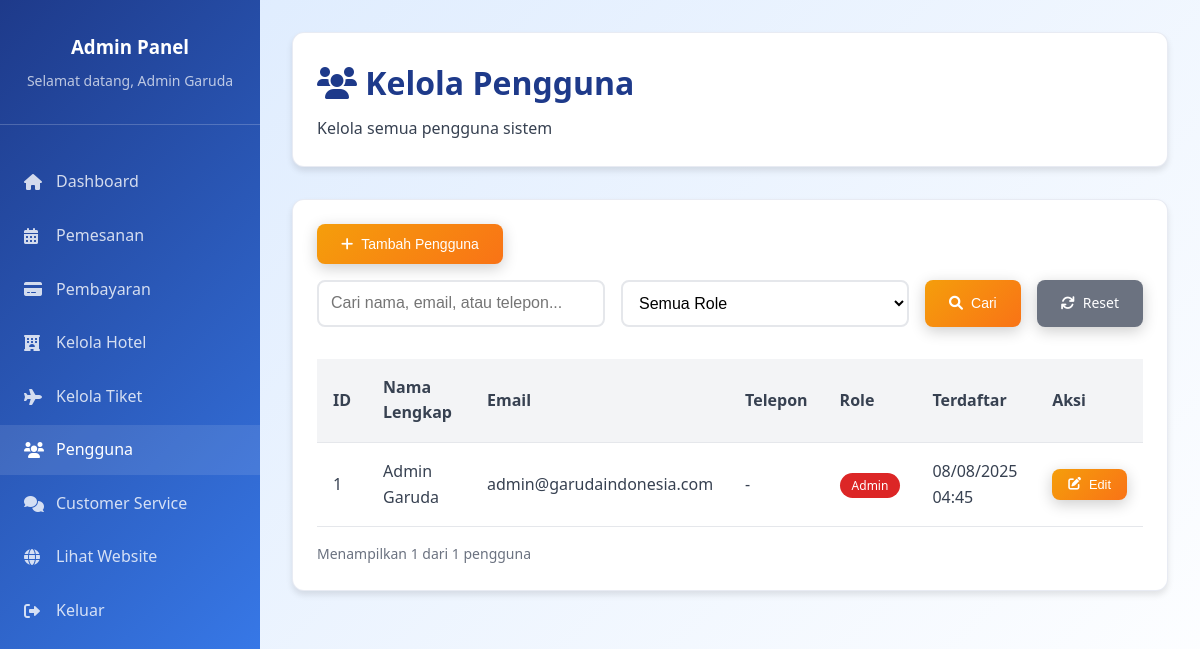
The page /admin/users.php (signed in) on the database its author committed.
### tables this page shows
CREATE TABLE users (
    id INT AUTO_INCREMENT PRIMARY KEY,
    email VARCHAR(100) UNIQUE NOT NULL,
    password VARCHAR(255) NOT NULL,
    full_name VARCHAR(100) NOT NULL,
    phone VARCHAR(20),
    role ENUM('admin', 'user') DEFAULT 'user',
    created_at TIMESTAMP DEFAULT CURRENT_TIMESTAMP,
    updated_at TIMESTAMP DEFAULT CURRENT_TIMESTAMP ON UPDATE CURRENT_TIMESTAMP
);

### includes/config.php (called while the page is built, shortened)
<?php
try {
    $pdo = new PDO("mysql:host=" . DB_HOST . ";dbname=" . DB_NAME, DB_USER, DB_PASS);
    $pdo->setAttribute(PDO::ATTR_ERRMODE, PDO::ERRMODE_EXCEPTION);
    $pdo->setAttribute(PDO::ATTR_DEFAULT_FETCH_MODE, PDO::FETCH_ASSOC);
    $pdo->setAttribute(PDO::MYSQL_ATTR_USE_BUFFERED_QUERY, true);
} catch(PDOException $e) {
    die("Connection failed: " . $e->getMessage());
}
function isLoggedIn() {
    return isset($_SESSION['user_id']);
}
function getUserData() {
    global $pdo;
    $stmt = $pdo->prepare("SELECT * FROM users WHERE id = ?");
    $stmt->execute([$_SESSION['user_id']]);
    return $stmt->fetch();
}
?>

### admin/users.php (the view, shortened to what this page needs)
<?php
require_once '../includes/config.php';
$admin = getUserData();
$search = $_GET['search'] ?? '';
$page = (int)($_GET['page'] ?? 1);
$limit = 10;
$offset = ($page - 1) * $limit;
$limit = (int)$limit;
$offset = (int)$offset;
$query = "SELECT * FROM users WHERE 1=1";
$params = [];
$query .= " ORDER BY created_at DESC LIMIT $limit OFFSET $offset";
$stmt = $pdo->prepare($query);
$stmt->execute($params);
$users = $stmt->fetchAll();
$count_query = "SELECT COUNT(*) FROM users WHERE 1=1";
$count_params = [];
$count_stmt = $pdo->prepare($count_query);
$count_stmt->execute($count_params);
$total_users = $count_stmt->fetchColumn();
?>
<!DOCTYPE html>
<html lang="id">
<head>
    <link rel="stylesheet" href="../css/style.css">
    <link rel="stylesheet" href="https://cdnjs.cloudflare.com/ajax/libs/font-awesome/6.0.0/css/all.min.css">
</head>
<body>
    <div class="admin-sidebar">
        <div class="admin-logo">
            <h3 style="color: var(--white); margin: 0;">Admin Panel</h3>
            <p style="color: rgba(255,255,255,0.7); font-size: 0.875rem; margin: 0.5rem 0 0;">
                Selamat datang, <?php echo htmlspecialchars($admin['full_name']); ?>
            </p>
        </div>
        <ul class="admin-nav">
            <li><a href="dashboard.php"><i class="fas fa-home"></i> Dashboard</a></li>
            <li><a href="bookings.php"><i class="fas fa-calendar-alt"></i> Pemesanan</a></li>
            <li><a href="payments.php"><i class="fas fa-credit-card"></i> Pembayaran</a></li>
            <li><a href="hotels.php"><i class="fas fa-hotel"></i> Kelola Hotel</a></li>
            <li><a href="tickets.php"><i class="fas fa-plane"></i> Kelola Tiket</a></li>
            <li><a href="users.php" class="active"><i class="fas fa-users"></i> Pengguna</a></li>
            <li><a href="chats.php"><i class="fas fa-comments"></i> Customer Service</a></li>
            <li><a href="../index.php"><i class="fas fa-globe"></i> Lihat Website</a></li>
            <li><a href="../logout.php"><i class="fas fa-sign-out-alt"></i> Keluar</a></li>
        </ul>
    </div>
    <div class="admin-main">
        <div class="card">
            <h1 style="color: var(--primary-blue); margin-bottom: 0.5rem;">
                <i class="fas fa-users"></i> Kelola Pengguna
            </h1>
            <p style="color: var(--dark-gray); margin: 0;">
                Kelola semua pengguna sistem
            </p>
        </div>
        <div class="card">
            <div style="display: flex; justify-content: between; align-items: center; margin-bottom: 1rem;">
                <button class="btn btn-primary" onclick="openModal('addModal')">
                    <i class="fas fa-plus"></i> Tambah Pengguna
                </button>
            </div>
            <form method="GET" class="search-filters">
                <input type="text" name="search" class="form-input" placeholder="Cari nama, email, atau telepon..."
                       value="<?php echo htmlspecialchars($search); ?>">
                <select name="role" class="form-select">
                    <option value="">Semua Role</option>
                </select>
                <button type="submit" class="btn btn-primary">
                    <i class="fas fa-search"></i> Cari
                </button>
                <a href="users.php" class="btn" style="background-color: var(--medium-gray); color: var(--white);">
                    <i class="fas fa-refresh"></i> Reset
                </a>
            </form>
            <div class="table-responsive">
                <table class="table">
                    <thead>
                        <tr>
                            <th>ID</th>
                            <th>Nama Lengkap</th>
                            <th>Email</th>
                            <th>Telepon</th>
                            <th>Role</th>
                            <th>Terdaftar</th>
                            <th>Aksi</th>
                        </tr>
                    </thead>
                    <tbody>
                        <?php if (empty($users)): ?>
                            <tr>
                                <td colspan="7" style="text-align: center; color: var(--medium-gray);">
                                    Tidak ada pengguna ditemukan
                                </td>
                            </tr>
                        <?php else: ?>
                            <?php foreach ($users as $user): ?>
                                <tr>
                                    <td><?php echo $user['id']; ?></td>
                                    <td><?php echo htmlspecialchars($user['full_name']); ?></td>
                                    <td><?php echo htmlspecialchars($user['email']); ?></td>
                                    <td><?php echo htmlspecialchars($user['phone'] ?? '-'); ?></td>
                                    <td>
                                        <span class="badge <?php echo $user['role'] === 'admin' ? 'badge-admin' : 'badge-user'; ?>">
                                            <?php echo ucfirst($user['role']); ?>
                                        </span>
                                    </td>
                                    <td><?php echo date('d/m/Y H:i', strtotime($user['created_at'])); ?></td>
                                    <td>
                                        <button class="btn btn-primary btn-sm" onclick="editUser(<?php echo htmlspecialchars(json_encode($user)); ?>)">
                                            <i class="fas fa-edit"></i> Edit
                                        </button>
                                    </td>
                                </tr>
                            <?php endforeach; ?>
                        <?php endif; ?>
                    </tbody>
                </table>
            </div>
            <p style="color: var(--medium-gray); font-size: 0.875rem; margin-top: 1rem;">
                Menampilkan <?php echo count($users); ?> dari <?php echo $total_users; ?> pengguna
            </p>
        </div>
    </div>
</body>
</html>

### css/style.css (style rules this page uses)
:root { --primary-blue: #1e3a8a; --secondary-blue: #3b82f6; --garuda-teal: #0891b2; --light-blue: #e0f2fe; --gold: #f59e0b; --dark-gray: #1f2937; --light-gray: #f8fafc; --white: #ffffff; --success: #10b981; --danger: #ef4444; --warning: #f59e0b; }
* { margin: 0; padding: 0; box-sizing: border-box; }
body { font-family: 'Segoe UI', Tahoma, Geneva, Verdana, sans-serif; background: linear-gradient(135deg, var(--light-blue) 0%, var(--white) 100%); color: var(--dark-gray); line-height: 1.6; min-height: 100vh; }
.btn { display: inline-block; padding: 12px 30px; border-radius: 25px; text-decoration: none; font-weight: 600; text-align: center; transition: all 0.3s ease; border: none; cursor: pointer; font-size: 1rem; box-shadow: 0 4px 15px rgba(0, 0, 0, 0.2); }
.btn-primary { background: linear-gradient(135deg, var(--gold) 0%, #f97316 100%); color: var(--white); }
.card { background: var(--white); border-radius: 15px; padding: 2rem; box-shadow: 0 10px 30px rgba(0, 0, 0, 0.1); transition: transform 0.3s ease, box-shadow 0.3s ease; border: 1px solid rgba(30, 58, 138, 0.1); }

### admin/users.php (style rules this page uses)
:root { --primary-blue: #1e3a8a; --secondary-blue: #3b82f6; --light-blue: #dbeafe; --dark-gray: #374151; --medium-gray: #6b7280; --light-gray: #f3f4f6; --white: #ffffff; --red: #dc2626; --green: #16a34a; }
* { margin: 0; padding: 0; box-sizing: border-box; }
body { font-family: 'Segoe UI', Tahoma, Geneva, Verdana, sans-serif; background-color: var(--light-gray); display: flex; min-height: 100vh; }
.admin-sidebar { width: 260px; background: linear-gradient(135deg, var(--primary-blue), var(--secondary-blue)); color: var(--white); padding: 2rem 0; position: fixed; height: 100vh; overflow-y: auto; }
.admin-logo { text-align: center; padding: 0 1.5rem 2rem; border-bottom: 1px solid rgba(255,255,255,0.2); margin-bottom: 2rem; }
.admin-nav { list-style: none; }
.admin-nav li { margin: 0.25rem 0; }
.admin-nav a { display: flex; align-items: center; padding: 0.75rem 1.5rem; color: rgba(255,255,255,0.8); text-decoration: none; transition: all 0.3s ease; }
.admin-nav i { width: 20px; margin-right: 0.75rem; }
.admin-nav a:hover, .admin-nav a.active { background-color: rgba(255,255,255,0.1); color: var(--white); }
.admin-main { margin-left: 260px; flex: 1; padding: 2rem; }
.card { background: var(--white); border-radius: 12px; padding: 1.5rem; box-shadow: 0 4px 6px rgba(0,0,0,0.1); margin-bottom: 2rem; }
.btn { padding: 0.75rem 1.5rem; border: none; border-radius: 8px; cursor: pointer; font-size: 0.875rem; font-weight: 500; text-decoration: none; display: inline-flex; align-items: center; gap: 0.5rem; transition: all 0.3s ease; }
.btn-primary { background-color: var(--primary-blue); color: var(--white); }
.btn-sm { padding: 0.5rem 1rem; font-size: 0.8rem; }
.form-input { width: 100%; padding: 0.75rem; border: 2px solid #e5e7eb; border-radius: 8px; font-size: 1rem; transition: border-color 0.3s ease; }
.form-select { width: 100%; padding: 0.75rem; border: 2px solid #e5e7eb; border-radius: 8px; font-size: 1rem; background-color: var(--white); }
.table-responsive { overflow-x: auto; margin-top: 1rem; }
.table { width: 100%; border-collapse: collapse; margin-top: 1rem; }
.table th, .table td { padding: 1rem; text-align: left; border-bottom: 1px solid #e5e7eb; }
.table th { background-color: var(--light-gray); font-weight: 600; color: var(--dark-gray); }
.badge { padding: 0.25rem 0.75rem; border-radius: 9999px; font-size: 0.75rem; font-weight: 500; }
.badge-admin { background-color: var(--red); color: var(--white); }
.search-filters { display: flex; gap: 1rem; margin-bottom: 1rem; flex-wrap: wrap; }
.search-filters .form-input, .search-filters .form-select { flex: 1; min-width: 200px; }

### rows shown on the page
users: full_name "Admin Garuda", id "1", email "admin@garudaindonesia.com", phone "-", role "Admin", created_at "08/08/2025 04:45"

### other values the page prints
count($users) "1"
$total_users "1"
